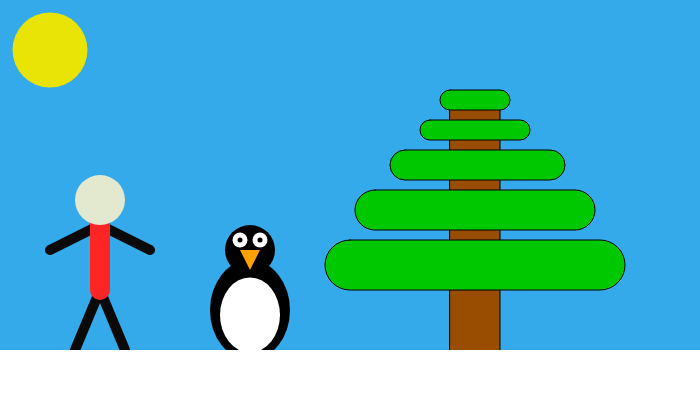
Frame 1 (no input)
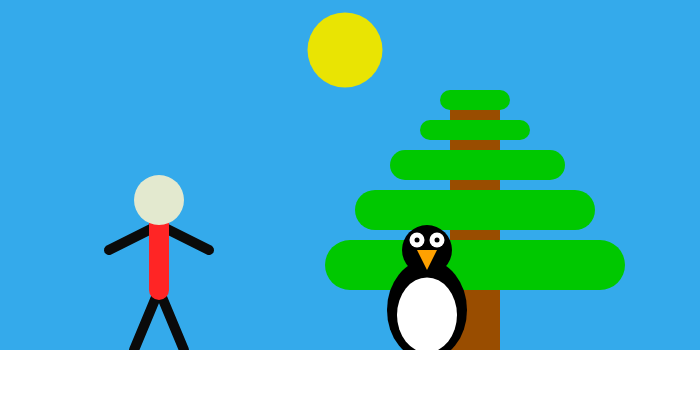
Frame 60 (no input)
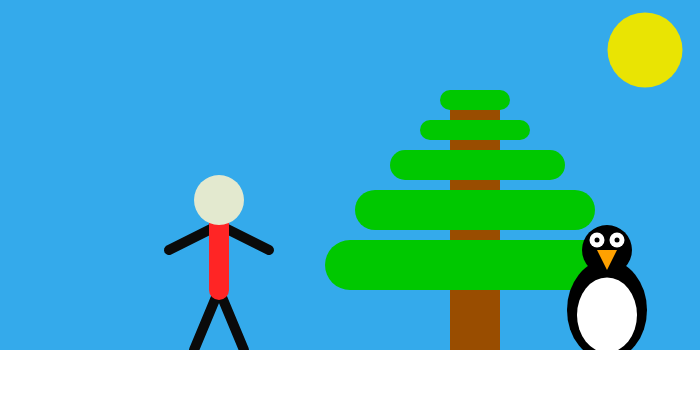
Frame 120 (the mouse pressed at the canvas centre since frame 60)

The p5.js sketch that drew these frames (run headless with seeded random() and noise() and a simulated clock; from frame 60 on, the mouse is pressed at the canvas centre):

// p5.js sketch
// ── sketch.js
var sunX;
var an1X;
var guyX;
var night;
var testXY;

  sunX = 50;
  an1X = 250;
  guyX = 90;
  blueBG = 52
  redBG = 170
  greenBG = 235
  night = false;
  testXY = 0;

function setup() {
  createCanvas(700, 400);

}

function draw() {
  background(blueBG,redBG,greenBG); //background(52,170,235);
 
//tree
  fill(153, 77, 0);
  rect(450, 100, 50, 300);
 
//leaves
  fill(0, 200, 0);
  rect(325, 240, 300, 50, 25);
  rect(355, 190, 240, 40, 25);
  rect(390, 150, 175, 30, 25);
  rect(420, 120, 110, 20, 25);
  rect(440, 90, 70, 20, 25);

 
//person
  fill(255,37,37);
 
  strokeWeight(10);
  stroke(10);
  line(guyX + 10, 225, guyX + 60, 250);
  line(guyX + 10, 225, guyX - 40, 250);
  line(guyX + 10, 290, guyX + 35, 350);
  line(guyX + 10, 290, guyX - 15, 350);
 
  noStroke();
 
  rect(guyX, 200, 20, 100, 20); //rect(90, 200, 20, 100, 20);
 
  fill(227,233,207);
  ellipse(guyX + 10, 200, 50);
 
//animal
  fill(0, 0, 0);
  ellipse(an1X, 310, 80, 100); // ellipse(250, 310, 80, 100);
  ellipse(an1X, 250, 50);
  fill(255, 255, 255);
  ellipse(an1X, 315, 60, 75);
  fill(255,161,0);
  triangle(an1X, 270, an1X + 10, 250, an1X - 10, 250);
  fill(255, 255, 255);
    //left eye
  ellipse(an1X - 10, 240, 15);
    //right eye
  ellipse(an1X + 10, 240, 15);
  fill(0, 0, 0);
    //right eye
  ellipse(an1X + 10, 240, 5);
    //left eye
  ellipse(an1X - 10, 240, 5);

 

//sun
  fill(233,228,3);
  ellipse(sunX, 50, 75);  
 
  //movment code
  sunX += 5;//sunX++, sunX += 1, sunX = sunX + 1;
  guyX += 1
  print(night)
 
  if(night == true){
  blueBG = 0
  redBG = 0
  greenBG = 0
  }
  else{
  an1X += 3
  blueBG = 52
  redBG = 170
  greenBG = 235
  }
 
  if(sunX >700){
    testXY += 1;
    print(testXY)
  }
 
  if(night == false && sunX >700 && testXY/2 != 1){
    testXY = 1
    night = true
  }
 
  if(night == true && sunX >700 && testXY/2 == testXY/testXY){
    testXY = 0
    night = false
  }
 
 
  if(sunX >700){
    sunX = 0
  }
 
  if(an1X >700){
    an1X = 0
  }
 
  if(guyX >700){
    guyX = 0
  }
   
 
//ground  
  fill(255, 255, 255);
  rect(0, 350, 700, 400);

}
